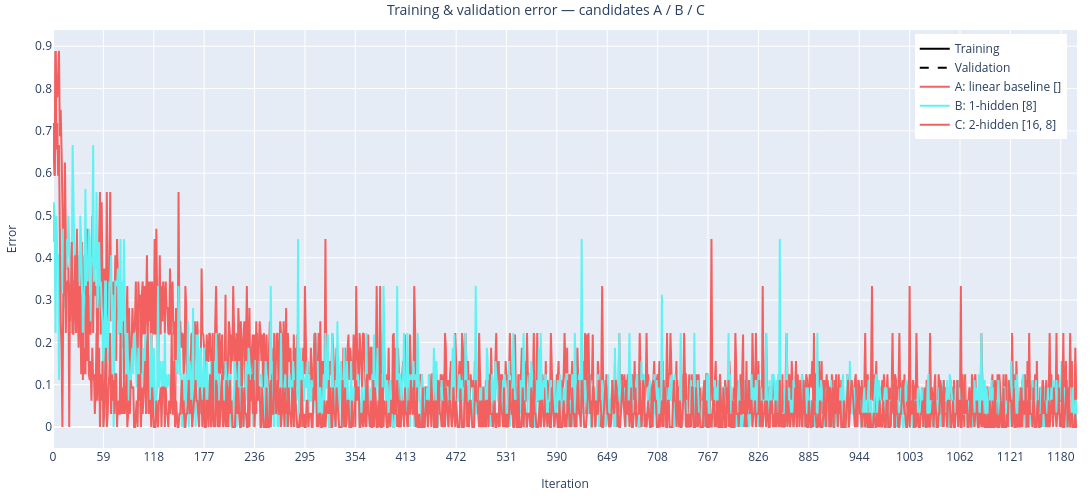

The code cell stored with this chart in its notebook:
### Code cell
max_iters = max(runs[name].idps[-1].iter_idx for name in runs)
candidate_names = list(runs.keys())

VisUtils.multi_line_plot(
    x_ticks_inc=max(1, max_iters // 20),
    x_axis_label="Iteration",
    y_axis_label="Error",
    title="Training & validation error — candidates A / B / C",
    fig_size=(1100, 500),
    x=list(range(max_iters + 1)),
    yss_legend=[
        ["Training", "Validation"],
        candidate_names,
    ],
    yss=[
        [
            [idp.train_edp.error for idp in runs[name].idps],
            [idp.val_edp.error if idp.val_edp is not None else None for idp in runs[name].idps],
        ]
        for name in candidate_names
    ],
)

### Figure 1 — Plotly figure (JSON) as saved in the notebook; plotly's stock layout.template omitted (floating-point values rounded to 4 significant figures; data arrays with more than 128 entries replaced by an {"elided": "..."} marker saying what was removed)
{"data": [{"line": {"color": "#f26060", "dash": "solid", "width": 2}, "mode": "lines", "name": "A", "showlegend": false, "type": "scatter", "x": {"elided": "1200 int values"}, "y": {"elided": "1200 float values"}}, {"line": {"color": "#f26060", "dash": "dash", "width": 2}, "mode": "lines", "name": ":", "showlegend": false, "type": "scatter", "x": {"elided": "1200 int values"}, "y": {"elided": "1200 float values"}}, {"line": {"color": "#60f2f2", "dash": "solid", "width": 2}, "mode": "lines", "name": "B", "showlegend": false, "type": "scatter", "x": {"elided": "1200 int values"}, "y": {"elided": "1200 float values"}}, {"line": {"color": "#60f2f2", "dash": "dash", "width": 2}, "mode": "lines", "name": ":", "showlegend": false, "type": "scatter", "x": {"elided": "1200 int values"}, "y": {"elided": "1200 float values"}}, {"line": {"color": "#f26060", "dash": "solid", "width": 2}, "mode": "lines", "name": "C", "showlegend": false, "type": "scatter", "x": {"elided": "1200 int values"}, "y": {"elided": "1200 float values"}}, {"line": {"color": "#f26060", "dash": "dash", "width": 2}, "mode": "lines", "name": ":", "showlegend": false, "type": "scatter", "x": {"elided": "1200 int values"}, "y": {"elided": "1200 float values"}}, {"line": {"color": "black", "dash": "solid", "width": 2}, "mode": "lines", "name": "Training", "type": "scatter", "x": [null], "y": [null]}, {"line": {"color": "black", "dash": "dash", "width": 2}, "mode": "lines", "name": "Validation", "type": "scatter", "x": [null], "y": [null]}, {"line": {"color": "#f26060", "width": 2}, "mode": "lines", "name": "A: linear baseline []", "type": "scatter", "x": [null], "y": [null]}, {"line": {"color": "#60f2f2", "width": 2}, "mode": "lines", "name": "B: 1-hidden [8]", "type": "scatter", "x": [null], "y": [null]}, {"line": {"color": "#f26060", "width": 2}, "mode": "lines", "name": "C: 2-hidden [16, 8]", "type": "scatter", "x": [null], "y": [null]}], "layout": {"height": 500, "legend": {"orientation": "v", "x": 0.99, "xanchor": "right", "y": 0.99, "yanchor": "top"}, "margin": {"b": 15, "l": 15, "pad": 0, "r": 15, "t": 30}, "title": {"font": {"size": 14}, "text": "Training & validation error — candidates A / B / C", "x": 0.5}, "width": 1100, "xaxis": {"anchor": "y", "domain": [0.0, 1.0], "tickmode": "array", "tickvals": [0, 59, 118, 177, 236, 295, 354, 413, 472, 531, 590, 649, 708, 767, 826, 885, 944, 1003, 1062, 1121, 1180], "title": {"font": {"size": 12}, "text": "Iteration"}}, "yaxis": {"anchor": "x", "domain": [0.0, 1.0], "title": {"font": {"size": 12}, "text": "Error"}}}}
